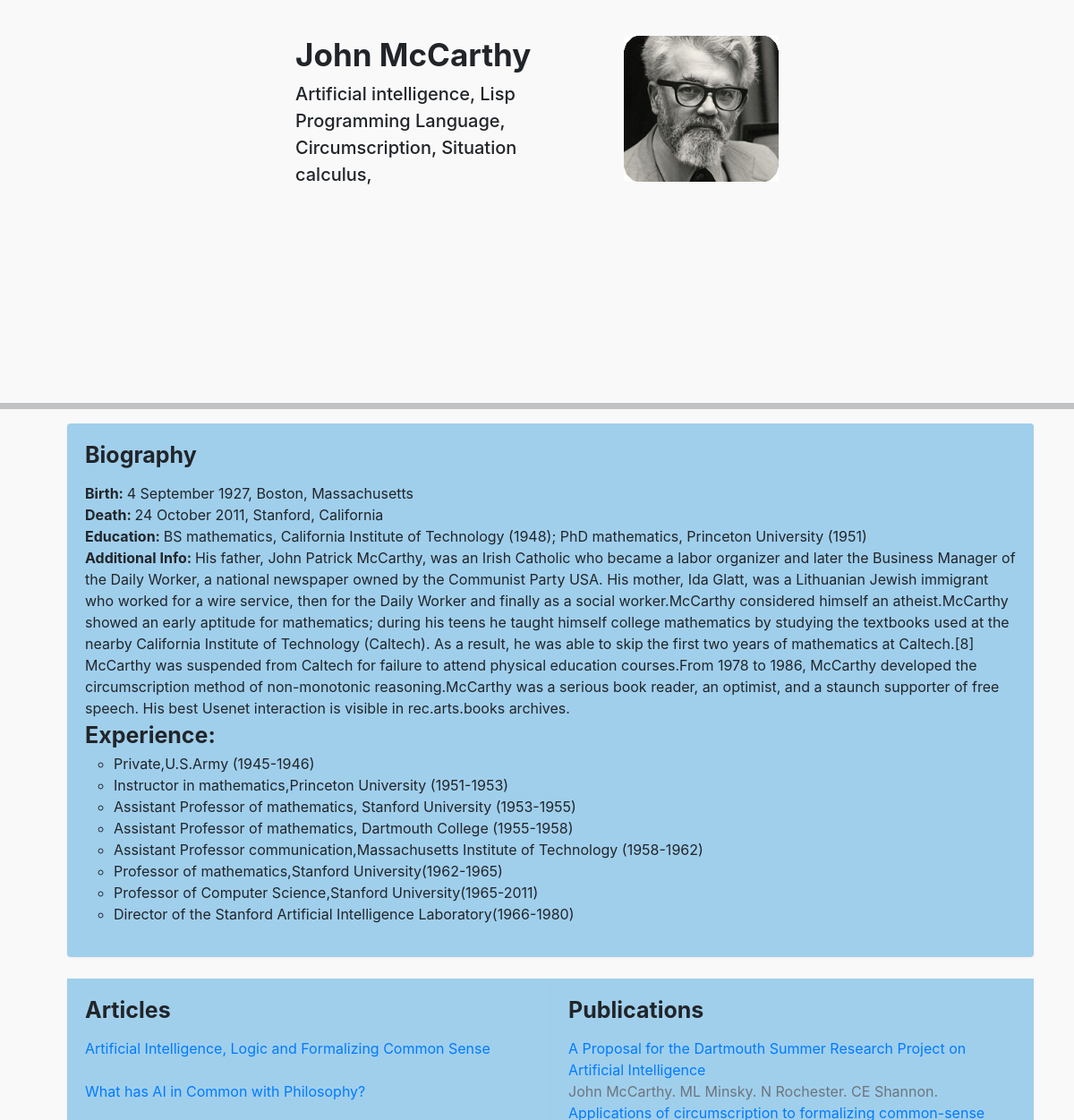
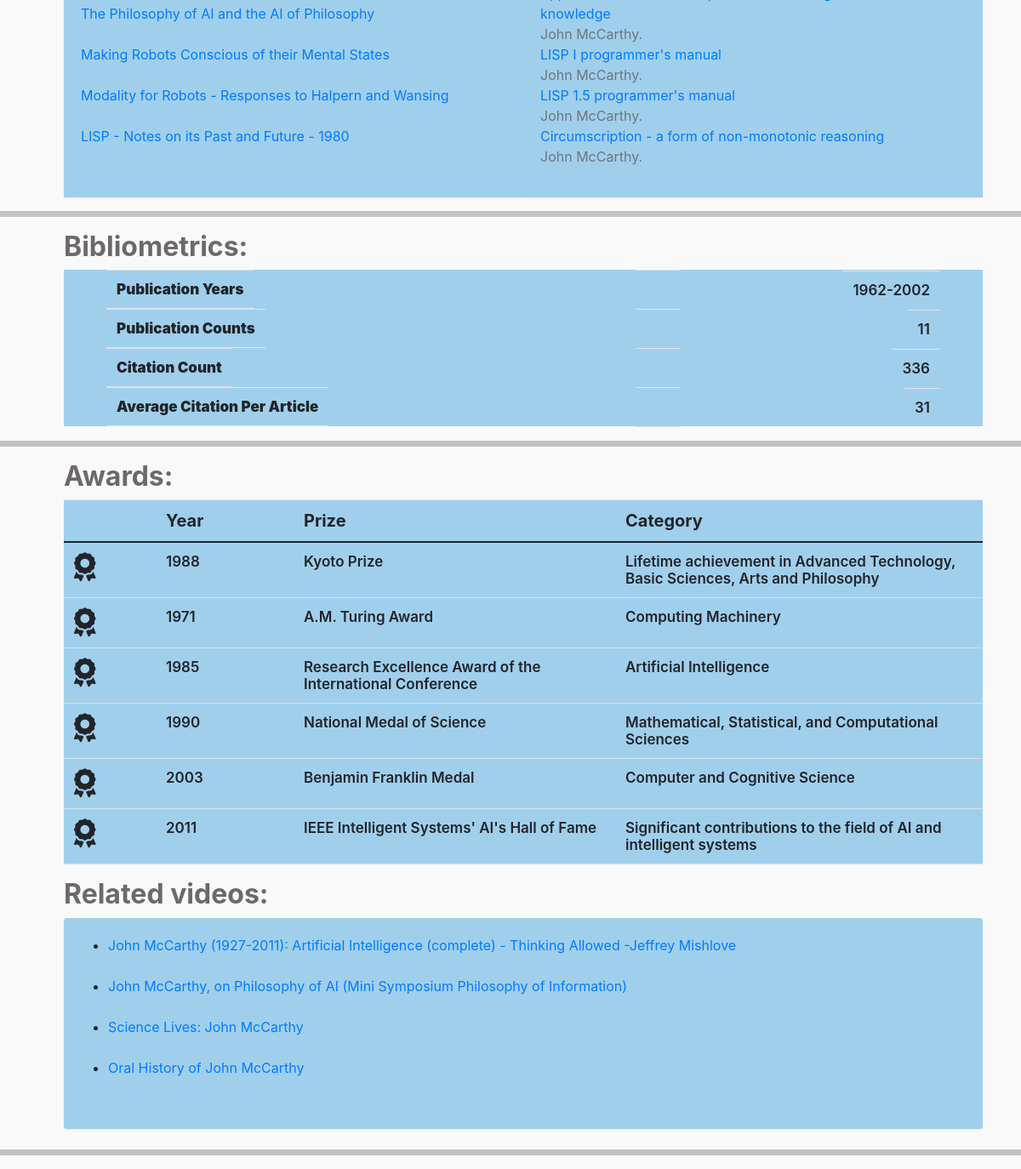
/php/scientist_profile.php, run on the app's committed database (2 pictures, top to bottom).
### tables this page shows
CREATE TABLE IF NOT EXISTS `scientist` (
  `Scientist_ID` int(100) NOT NULL AUTO_INCREMENT,
  `Sci_Name` varchar(100) NOT NULL,
  `Sci_img` varchar(255) NOT NULL,
  `Birth` varchar(100) NOT NULL,
  `Death` varchar(100) NOT NULL,
  `Education` varchar(255) NOT NULL,
  `Add_Info` varchar(10000) NOT NULL,
  `Pub_Year` varchar(100) NOT NULL,
  `Pub_Count` int(100) NOT NULL,
  `Cite_Count` int(100) NOT NULL,
  `Avg_Cite_Count` int(100) NOT NULL,
  PRIMARY KEY (`Scientist_ID`)
);

CREATE TABLE IF NOT EXISTS `research_area` (
  `Sub_ID` int(100) NOT NULL AUTO_INCREMENT,
  `Sub_Name` varchar(255) NOT NULL,
  PRIMARY KEY (`Sub_ID`)
);

CREATE TABLE IF NOT EXISTS `experience` (
  `Scientist_ID` int(100) NOT NULL,
  `experience` varchar(255) NOT NULL
);

CREATE TABLE IF NOT EXISTS `article` (
  `ArticleID` int(100) NOT NULL,
  `Article_Name` varchar(255) NOT NULL,
  `Article_Link` varchar(255) NOT NULL,
  `Scientist_ID` int(100) NOT NULL
);

CREATE TABLE IF NOT EXISTS `publish` (
  `Scientist_ID` int(100) NOT NULL,
  `Pub_ID` int(100) NOT NULL
);

CREATE TABLE IF NOT EXISTS `publication` (
  `Pub_ID` int(100) NOT NULL AUTO_INCREMENT,
  `Pub_Name` varchar(1000) NOT NULL,
  `Pub_Link` varchar(1000) NOT NULL,
  `Sub_ID` int(100) NOT NULL,
  PRIMARY KEY (`Pub_ID`)
);

CREATE TABLE IF NOT EXISTS `award` (
  `Scientist_ID` int(100) NOT NULL,
  `Year` varchar(100) NOT NULL,
  `Prize` varchar(100) NOT NULL,
  `Catagory` varchar(255) NOT NULL
);

CREATE TABLE IF NOT EXISTS `videos` (
  `Scientist_ID` int(100) NOT NULL,
  `Videos` varchar(255) NOT NULL,
  `video_link` varchar(1000) NOT NULL
);

### php/scientist_profile.php (the view, shortened to what this page needs)
<?php
include('dbcon.php');
if ($connect) {
    $sql = "SELECT * from scientist where Scientist_ID='1'";
    $res = mysqli_query($connect, $sql);
    $row = mysqli_fetch_assoc($res);
}
?>
<!DOCTYPE html>
<html lang="en">
<head>
    <link rel="stylesheet" href="css/all.min.css">
    <link rel="stylesheet" href="css/fontawesome.min.css">
    <link rel="stylesheet" href="css/bootstrap.min.css">
    <link href="https://cdn.jsdelivr.net/npm/bootstrap@5.0.2/dist/css/bootstrap.min.css" rel="stylesheet"
>
    <link rel="stylesheet" href="https://maxcdn.bootstrapcdn.com/bootstrap/4.5.2/css/bootstrap.min.css">
    <link rel="stylesheet" href="https://cdnjs.cloudflare.com/ajax/libs/font-awesome/4.7.0/css/font-awesome.min.css"
 />
    <link rel="stylesheet" href="../css/profile.css">
    <link rel="stylesheet" href="css/animate.min.css">
</head>
<body>
    <tbody class="first">
        <tr>
            <td>
                <div class="skill-row">
                    <img class="chilli-img" src="../image/<?php echo $row['Sci_img'];?>" alt="chillies-img">
                    <h3 class="john"><?php echo $row['Sci_Name'];?></h3>
                    <?php
                    if($connect){
                    $sql1 = "SELECT * from (scientist inner join work using(Scientist_ID)) inner join research_area using(Sub_ID) where Scientist_ID='1'";
                    $result = mysqli_query($connect, $sql1);
                    }
                    ?>
                    <p class="mcr">
                        <?php
                            while ($row1 = mysqli_fetch_assoc($result)) :
                        ?>
                        <span><?php echo $row1['Sub_Name'];?>, </span>
                        <?php endwhile; ?>
                    </p>
                </div>
            </td>
        </tr>
        <hr class="high">
        <div class="card biograph">
            <div class="card-body ">
                <h2 class="card-title biog"><b>Biography</b></h2>
                <p class="card-text para_1">
                <ul class="demo">
                    <li><b>Birth: </b><?php echo $row['Birth'];?></li>
                    <li><b>Death: </b><?php echo $row['Death'];?></li>
                    <li><b>Education: </b><?php echo $row['Education'];?></li>
                    <li><b>Additional Info: </b><?php echo $row['Add_Info'];?></li>
                    <li><b class="biog">Experience:</b><br>
                        <?php
                    if($connect){
                    $sql2 = "SELECT * from scientist inner join experience using(Scientist_ID) where Scientist_ID='1'";
                    $result2 = mysqli_query($connect, $sql2);
                    }
                    ?>
                        <ul>
                            <?php
                            while ($row2 = mysqli_fetch_assoc($result2)) :
                        ?>
                            <li><?php echo $row2['experience'];?></li>
                            <?php endwhile; ?>
                        </ul>
                </ul>
                </p>
            </div>
        </div>
        <div class="card-group city">
            <div class="card carthy">
                <div class="card-body">
                    <h5 class="card-title"><b class="biog">Articles</b></h5>
                    <p class="card-text para_3">
                        <?php
                    if($connect){
                    $sql3 = "SELECT * from scientist inner join article using(Scientist_ID) where Scientist_ID='1'";
                    $result3 = mysqli_query($connect, $sql3);
                    }
                    ?>
                    <ul class="demo" style="list-style-type:circle">
                        <?php
                            while ($row3 = mysqli_fetch_assoc($result3)) :
                        ?>
                        <a href="<?php echo $row3['Article_Link'];?>"><?php echo $row3['Article_Name'];?></a></li><br><br>
                        <?php endwhile; ?>
                    </ul>
                    </p>
                </div>
            </div>
            <div class="card carthy">
                <div class="card-body">
                    <h5 class="card-title"><b class="biog">Publications</b></h5>
                    <p class="card-text para_3">
                        <?php
                    if($connect){
                    $sql4 = "SELECT * from (scientist inner join publish using(Scientist_ID)) inner join publication using(Pub_ID) where Scientist_ID='1'";
                    $result4 = mysqli_query($connect, $sql4);
                    }
                    ?>
                    <ul class="demo">
                        <?php
                            while ($row4 = mysqli_fetch_assoc($result4)) :
                        ?>
                        <a href="<?php echo $row4['Pub_Link'];?>"><?php echo $row4['Pub_Name'];?></a></li><br>
                        <span class="text-muted">
                            <?php
                                if($connect){
                                    $pubid=$row4['Pub_ID'];
                                $sql5 = "SELECT * from (scientist inner join publish using(Scientist_ID)) inner join publication using(Pub_ID) where Pub_ID=$pubid";
                                $result5 = mysqli_query($connect, $sql5);
                                }
                                while ($row5 = mysqli_fetch_assoc($result5)) :
                            ?>
                            <?php echo $row5['Sci_Name'];?>.
                            <?php endwhile; ?>
                        </span><br>
                        <?php endwhile; ?>
                    </ul>
                    </p>
                </div>
            </div>
        </div>
        <hr class="high">
        <h2 class="titl">Bibliometrics:</h2>
        <table class="table tebb">
            <tbody class="decr">
                <tr class="syntax">
                    <td class="roww-2"><b>Publication Years</b></td>
                    <td></td>
                    <td class="roww-1"><?php echo $row['Pub_Year'];?></td>
                </tr>
                <tr class="syntax">
                    <td class="roww-2"><b>Publication Counts</b></td>
                    <td></td>
                    <td class="roww-1"><?php echo $row['Pub_Count'];?></td>
                </tr>
                <tr class="syntax">
                    <td class="roww-2"><b>Citation Count</b></td>
                    <td></td>
                    <td class="roww-1"><?php echo $row['Cite_Count'];?></td>
                </tr>
                <tr class="syntax">
                    <td class="roww-2"><b>Average Citation Per Article</b></td>
                    <td> </td>
                    <td class="roww-1"><?php echo $row['Avg_Cite_Count'];?></td>
                </tr>
            </tbody>
        </table>
        <hr class="high">
        <h2 class="titl">Awards:</h2>
        <?php
            if($connect){
            $sql4 = "SELECT * from scientist inner join award using(Scientist_ID) where Scientist_ID='1'";
            $result4 = mysqli_query($connect, $sql4);
            }
        ?>
        <table class="table tebb">
            <thead>
                <tr class="dec">
                    <th scope="col"></th>
                    <th scope="col" class="dec_2">Year</th>
                    <th scope="col" class="dec_3">Prize</th>
                    <th scope="col" class="dec_4">Category</th>
                </tr>
            </thead>
            <tbody class="decr">
                <?php
                            while ($row4 = mysqli_fetch_assoc($result4)) :
                        ?>
                <tr class="syntax">
                    <td><i class="fas fa-award fa-2x"></i></td>
                    <td><?php echo $row4['Year'];?></td>
                    <td><?php echo $row4['Prize'];?></td>
                    <td><?php echo $row4['Catagory'];?></td>
                </tr>
                <?php endwhile; ?>
            </tbody>
        </table>
        <h2 class="titl">Related videos:</h2>
        <div class="card biograph">
            <div class="card-body ">
                        <?php
                    if($connect){
                    $sql5 = "SELECT * from scientist inner join videos using(Scientist_ID) where Scientist_ID='1'";
                    $result5 = mysqli_query($connect, $sql5);
                    }
                    ?>
                        <ul>
                            <?php
                            while ($row5 = mysqli_fetch_assoc($result5)) :
                        ?>
                            <li><a href="<?php echo $row5['video_link'];?>"><?php echo $row5['Videos'];?></a></li><br>
                            <?php endwhile; ?>
                        </ul>
            </div>
        </div>
        <hr class="high">
</body>
</html>

### css/profile.css (style rules this page uses)
* { margin:0; padding:0; }
.skill-row { width: 45%; margin: 40px auto 90px auto; text-align: left; height: 40%; }
.chilli-img { width: 32%; float: right; margin-left: 30px; margin-top: 0px; margin-bottom: 40px; }
.john { font-size: 35px; font-weight: 700; }
.mcr { font-size: 20px; font-weight: 500; }
.para_1 { text-align: justify; font-family: sans-serif; line-height: 1.5em; }
.high { border-width: 6px; }
.para_3 { text-align: justify; font-family: sans-serif; line-height: 1.5em; }
.tebb { width: 90%; margin-left: 75px; }
.dec { font-size: 20px; background-color: #A0CFEC; }
.decr { background-color: #A0CFEC; }
.dec_4 { width: 40%; font-size: 20px; font-weight: bold; }
.dec_3 { width: 35%; font-size: 20px; font-weight: bold; }
.dec_2 { width: 15%; font-size: 20px; font-weight: bold; }
.syntax { font-size:17px ; font-weight: 600; }
body { background-color: #f9f9fae7; }
.card { background: rgba(255, 255, 255, 0.877); border-width: 0; border-radius: .25rem; box-shadow: 0 1px 3px rgba(0, 0, 0, .05); margin-bottom: 1.5rem }
.card { position: relative; display: flex; flex-direction: column; min-width: 0; word-wrap: break-word; background-color: rgba(255, 255, 255, 0.87); background-clip: border-box; border: none; border-radius: .25rem }
ul.demo { list-style-type: none; margin: 0; padding: 0; list-style: none; text-align:left; }
.roww-1 { float: right; margin-right: 50px; border: none; }
.roww-2 { margin-left: 50px; float: left; }
.titl { text-align: left; color: #6D6968; font-weight: bold; margin-left: 75px; }
.biog { font-size: 25px; font-size: bolder; }
.biograph { width: 90%; margin-left: 75px; background-color: #A0CFEC; border: none; }
.city { width: 90%; margin-left: 75px; background-color: #A0CFEC; }
.carthy { background-color:#A0CFEC; }

### data on the page
scientist: Sci_img (picture), Sci_Name "John McCarthy", research_area.Sub_Name "Artificial intelligence", research_area.Sub_Name "Lisp Programming Language", research_area.Sub_Name "Circumscription", research_area.Sub_Name "Situation calculus", Birth "4 September 1927, Boston, Massachusetts", Death "24 October 2011, Stanford, California", Education "BS mathematics, California Institute of Technology (1948); PhD mathematics, Princeton University (1951)", Add_Info "His father, John Patrick McCarthy, was an Irish Catholic who became a labor organizer and later the Business Manager of the Daily Worker, a national newspaper owned by the Communist Party USA. His mother, Ida Glatt, was a Lithuanian Jewish immigrant who worked for a wire service, then for the Daily Worker and finally as a social worker.McCarthy considered himself an atheist.McCarthy showed an early aptitude for mathematics; during his teens he taught himself college mathematics by studying the textbooks used at the nearby California Institute of Technology (Caltech). As a result, he was able to skip the first two years of mathematics at Caltech.[8] McCarthy was suspended from Caltech for…", Pub_Year "1962-2002", Pub_Count "11", Cite_Count "336", Avg_Cite_Count "31"
experience: experience "Private,U.S.Army (1945-1946)"
experience: experience "Instructor in mathematics,Princeton University (1951-1953)"
experience: experience "Assistant Professor of mathematics, Stanford University (1953-1955)"
experience: experience "Assistant Professor of mathematics, Dartmouth College (1955-1958)"
experience: experience "Assistant Professor communication,Massachusetts Institute of Technology (1958-1962)"
experience: experience "Professor of mathematics,Stanford University(1962-1965)"
experience: experience "Professor of Computer Science,Stanford University(1965-2011)"
experience: experience "Director of the Stanford Artificial Intelligence Laboratory(1966-1980)"
article: Article_Name "Artificial Intelligence, Logic and Formalizing Common Sense"
article: Article_Name "What has AI in Common with Philosophy?"
article: Article_Name "The Philosophy of AI and the AI of Philosophy"
article: Article_Name "Making Robots Conscious of their Mental States"
article: Article_Name "Modality for Robots - Responses to Halpern and Wansing"
article: Article_Name "LISP - Notes on its Past and Future - 1980"
publish: Pub_ID.Pub_Name "A Proposal for the Dartmouth Summer Research Project on Artificial Intelligence", Scientist_ID.Sci_Name "John McCarthy"
publish: Scientist_ID.Sci_Name "ML Minsky"
publish: Scientist_ID.Sci_Name "N Rochester"
publish: Scientist_ID.Sci_Name "CE Shannon"
publish: Pub_ID.Pub_Name "Applications of circumscription to formalizing common-sense knowledge", Scientist_ID.Sci_Name "John McCarthy"
publish: Pub_ID.Pub_Name "LISP I programmer's manual", Scientist_ID.Sci_Name "John McCarthy"
publish: Pub_ID.Pub_Name "LISP 1.5 programmer's manual", Scientist_ID.Sci_Name "John McCarthy"
publish: Pub_ID.Pub_Name "Circumscription - a form of non-monotonic reasoning", Scientist_ID.Sci_Name "John McCarthy"
award: Year "1988", Prize "Kyoto Prize", Catagory "Lifetime achievement in Advanced Technology, Basic Sciences, Arts and Philosophy"
award: Year "1971", Prize "A.M. Turing Award", Catagory "Computing Machinery"
award: Year "1985", Prize "Research Excellence Award of the International Conference", Catagory "Artificial Intelligence"
award: Year "1990", Prize "National Medal of Science", Catagory "Mathematical, Statistical, and Computational Sciences"
award: Year "2003", Prize "Benjamin Franklin Medal", Catagory "Computer and Cognitive Science"
award: Year "2011", Prize "IEEE Intelligent Systems' AI's Hall of Fame", Catagory "Significant contributions to the field of AI and intelligent systems"
videos: Videos "John McCarthy (1927-2011): Artificial Intelligence (complete) - Thinking Allowed -Jeffrey Mishlove"
videos: Videos "John McCarthy, on Philosophy of AI (Mini Symposium Philosophy of Information)"
videos: Videos "Science Lives: John McCarthy"
videos: Videos "Oral History of John McCarthy"
